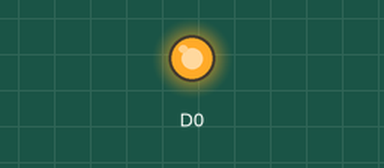
A sketch run on a simulated ESP8266 (NodeMCU). Parts: output pins drawn as LEDs (lit = HIGH).

Above: at 0.75 s.
At 37.0 s:
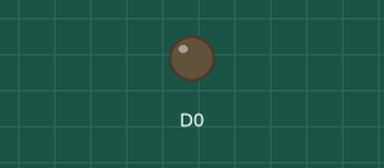
Timing chart, 0 to 49.4 s (numbered marks = the images above):
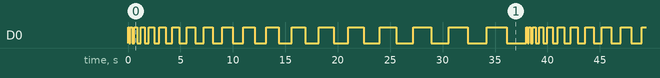

Measured:
- by itself, D0: moves between LOW and HIGH, repeating every 38.0 s
- by itself, everything shown: repeats every 38.0 s, in 36 steps

The sketch:

BuzzerFade_Time.ino
```cpp
int i=0;
void setup() {
  pinMode(D0,OUTPUT);
}

void loop() {
  while(1){
      digitalWrite(D0,HIGH);
      delay(i);
      digitalWrite(D0,LOW);
      delay(i);
      i=i+100;
      if(i==2000){
        i=0;
      }
  }
}
```
